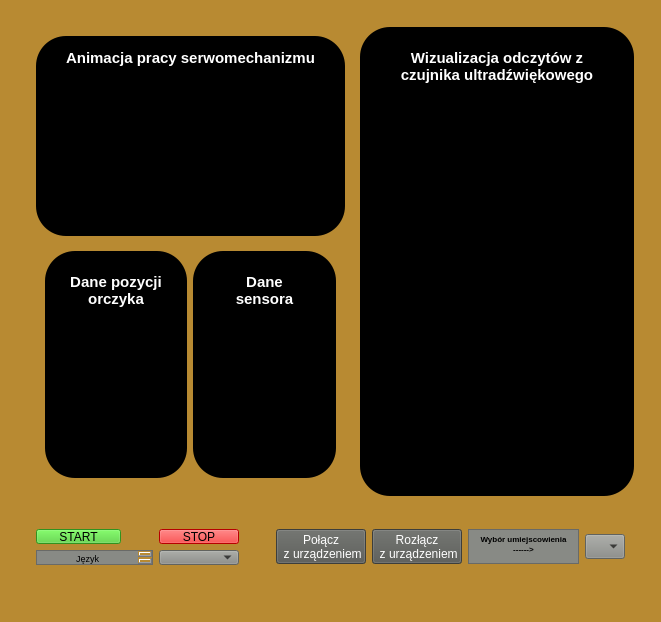
<?xml version="1.0" encoding="UTF-8"?>
<ui version="4.0">
 <class>MainWindow</class>
 <widget class="QMainWindow" name="MainWindow">
  <property name="geometry">
   <rect>
    <x>0</x>
    <y>0</y>
    <width>661</width>
    <height>622</height>
   </rect>
  </property>
  <property name="minimumSize">
   <size>
    <width>661</width>
    <height>622</height>
   </size>
  </property>
  <property name="windowTitle">
   <string>MainWindow</string>
  </property>
  <property name="styleSheet">
   <string notr="true">background-color: rgb(184, 138, 50);</string>
  </property>
  <widget class="QWidget" name="OknoApka">
   <layout class="QGridLayout" name="gridLayout_7">
    <item row="0" column="0">
     <widget class="QWidget" name="Opcje_2" native="true">
      <layout class="QGridLayout" name="WszystkieOpcje">
       <item row="1" column="0">
        <widget class="QWidget" name="Przyciski" native="true">
         <property name="maximumSize">
          <size>
           <width>16777215</width>
           <height>71</height>
          </size>
         </property>
         <layout class="QHBoxLayout" name="horizontalLayout">
          <item>
           <widget class="QWidget" name="StartIStop_2" native="true">
            <layout class="QGridLayout" name="StartIStop">
             <item row="0" column="0">
              <widget class="QPushButton" name="Start">
               <property name="maximumSize">
                <size>
                 <width>85</width>
                 <height>61</height>
                </size>
               </property>
               <property name="styleSheet">
                <string notr="true">color: rgb(0, 0, 0);
background-color: rgb(68, 204, 43);</string>
               </property>
               <property name="text">
                <string>START</string>
               </property>
              </widget>
             </item>
             <item row="2" column="1">
              <widget class="QComboBox" name="comboBox">
               <property name="styleSheet">
                <string notr="true">background-color: rgb(136, 138, 133);</string>
               </property>
              </widget>
             </item>
             <item row="0" column="1">
              <widget class="QPushButton" name="Stop">
               <property name="maximumSize">
                <size>
                 <width>85</width>
                 <height>16777215</height>
                </size>
               </property>
               <property name="styleSheet">
                <string notr="true">color: rgb(0, 0, 0);
background-color: rgb(255, 0, 0);</string>
               </property>
               <property name="text">
                <string>STOP</string>
               </property>
              </widget>
             </item>
             <item row="2" column="0">
              <widget class="QTextBrowser" name="textBrowser_2">
               <property name="styleSheet">
                <string notr="true">color: rgb(0, 0, 0);
background-color: rgb(136, 138, 133);</string>
               </property>
               <property name="html">
                <string>&lt;!DOCTYPE HTML PUBLIC &quot;-//W3C//DTD HTML 4.0//EN&quot; &quot;http://www.w3.org/TR/REC-html40/strict.dtd&quot;&gt;
&lt;html&gt;&lt;head&gt;&lt;meta name=&quot;qrichtext&quot; content=&quot;1&quot; /&gt;&lt;style type=&quot;text/css&quot;&gt;
p, li { white-space: pre-wrap; }
&lt;/style&gt;&lt;/head&gt;&lt;body style=&quot; font-family:'Ubuntu'; font-size:11pt; font-weight:400; font-style:normal;&quot;&gt;
&lt;p align=&quot;center&quot; style=&quot; margin-top:0px; margin-bottom:0px; margin-left:0px; margin-right:0px; -qt-block-indent:0; text-indent:0px;&quot;&gt;&lt;span style=&quot; font-size:7pt;&quot;&gt;Język&lt;/span&gt;&lt;/p&gt;&lt;/body&gt;&lt;/html&gt;</string>
               </property>
              </widget>
             </item>
            </layout>
           </widget>
          </item>
          <item>
           <widget class="QLabel" name="Dioda">
            <property name="maximumSize">
             <size>
              <width>40</width>
              <height>53</height>
             </size>
            </property>
            <property name="whatsThis">
             <string>&lt;html&gt;&lt;head/&gt;&lt;body&gt;&lt;p&gt;&lt;br/&gt;&lt;/p&gt;&lt;/body&gt;&lt;/html&gt;</string>
            </property>
            <property name="text">
             <string/>
            </property>
            <property name="pixmap">
             <pixmap resource="../zasoby.qrc">:/diody/czerwona</pixmap>
            </property>
            <property name="scaledContents">
             <bool>false</bool>
            </property>
            <property name="textInteractionFlags">
             <set>Qt::LinksAccessibleByKeyboard|Qt::LinksAccessibleByMouse</set>
            </property>
           </widget>
          </item>
          <item>
           <spacer name="SprezynaOpcji">
            <property name="orientation">
             <enum>Qt::Horizontal</enum>
            </property>
            <property name="sizeHint" stdset="0">
             <size>
              <width>40</width>
              <height>20</height>
             </size>
            </property>
           </spacer>
          </item>
          <item>
           <widget class="QWidget" name="OpcjePrzyciskow" native="true">
            <layout class="QGridLayout" name="Opcje">
             <item row="0" column="3">
              <widget class="QComboBox" name="WyborUmiejscowienia">
               <property name="maximumSize">
                <size>
                 <width>40</width>
                 <height>25</height>
                </size>
               </property>
               <property name="styleSheet">
                <string notr="true">background-color: rgb(136, 138, 133);</string>
               </property>
              </widget>
             </item>
             <item row="0" column="1">
              <widget class="QPushButton" name="Rozlacz">
               <property name="maximumSize">
                <size>
                 <width>110</width>
                 <height>35</height>
                </size>
               </property>
               <property name="styleSheet">
                <string notr="true">color: rgb(255, 255, 255);
background-color: rgb(85, 87, 83);
</string>
               </property>
               <property name="text">
                <string>Rozłącz
 z urządzeniem</string>
               </property>
              </widget>
             </item>
             <item row="0" column="0">
              <widget class="QPushButton" name="Polacz">
               <property name="maximumSize">
                <size>
                 <width>109</width>
                 <height>35</height>
                </size>
               </property>
               <property name="styleSheet">
                <string notr="true">color: rgb(255, 255, 255);
background-color: rgb(85, 87, 83);
</string>
               </property>
               <property name="text">
                <string>Połącz
 z urządzeniem</string>
               </property>
              </widget>
             </item>
             <item row="0" column="2">
              <widget class="QTextBrowser" name="textBrowser">
               <property name="maximumSize">
                <size>
                 <width>250</width>
                 <height>35</height>
                </size>
               </property>
               <property name="styleSheet">
                <string notr="true">color: rgb(0, 0, 0);
background-color: rgb(136, 138, 133);</string>
               </property>
               <property name="html">
                <string>&lt;!DOCTYPE HTML PUBLIC &quot;-//W3C//DTD HTML 4.0//EN&quot; &quot;http://www.w3.org/TR/REC-html40/strict.dtd&quot;&gt;
&lt;html&gt;&lt;head&gt;&lt;meta name=&quot;qrichtext&quot; content=&quot;1&quot; /&gt;&lt;style type=&quot;text/css&quot;&gt;
p, li { white-space: pre-wrap; }
&lt;/style&gt;&lt;/head&gt;&lt;body style=&quot; font-family:'Ubuntu'; font-size:11pt; font-weight:400; font-style:normal;&quot;&gt;
&lt;p align=&quot;center&quot; style=&quot; margin-top:0px; margin-bottom:0px; margin-left:0px; margin-right:0px; -qt-block-indent:0; text-indent:0px;&quot;&gt;&lt;span style=&quot; font-size:6pt; font-weight:600;&quot;&gt;Wybór umiejscowienia&lt;/span&gt;&lt;/p&gt;
&lt;p align=&quot;center&quot; style=&quot; margin-top:0px; margin-bottom:0px; margin-left:0px; margin-right:0px; -qt-block-indent:0; text-indent:0px;&quot;&gt;&lt;span style=&quot; font-size:6pt; font-weight:600;&quot;&gt;------&amp;gt;&lt;/span&gt;&lt;/p&gt;&lt;/body&gt;&lt;/html&gt;</string>
               </property>
              </widget>
             </item>
            </layout>
           </widget>
          </item>
         </layout>
        </widget>
       </item>
       <item row="0" column="0">
        <widget class="QWidget" name="OknaDanychIRysunkow_2" native="true">
         <layout class="QGridLayout" name="OknaDanychIRysunkow">
          <item row="0" column="1">
           <widget class="QWidget" name="Mapa" native="true">
            <property name="minimumSize">
             <size>
              <width>274</width>
              <height>370</height>
             </size>
            </property>
            <property name="styleSheet">
             <string notr="true">color: rgb(255, 255, 255);
background-color: rgb(0, 0, 0);
border-radius: 30px;</string>
            </property>
            <layout class="QGridLayout" name="gridLayout_5">
             <item row="0" column="0">
              <widget class="QWidget" name="Mapa_2" native="true">
               <layout class="QGridLayout" name="gridLayout_4">
                <item row="1" column="0">
                 <widget class="Scena_Sonaru" name="widget" native="true">
                  <property name="maximumSize">
                   <size>
                    <width>16777215</width>
                    <height>2000</height>
                   </size>
                  </property>
                 </widget>
                </item>
                <item row="2" column="0">
                 <widget class="QWidget" name="Miejsca_2" native="true">
                  <property name="minimumSize">
                   <size>
                    <width>240</width>
                    <height>40</height>
                   </size>
                  </property>
                  <property name="maximumSize">
                   <size>
                    <width>16777215</width>
                    <height>40</height>
                   </size>
                  </property>
                  <layout class="QHBoxLayout" name="Miejsca">
                   <item>
                    <spacer name="horizontalSpacer">
                     <property name="orientation">
                      <enum>Qt::Horizontal</enum>
                     </property>
                     <property name="sizeHint" stdset="0">
                      <size>
                       <width>40</width>
                       <height>20</height>
                      </size>
                     </property>
                    </spacer>
                   </item>
                   <item>
                    <widget class="QLabel" name="MiejsceA">
                     <property name="text">
                      <string/>
                     </property>
                     <property name="pixmap">
                      <pixmap resource="../zasoby.qrc">:/diody/czerwona</pixmap>
                     </property>
                     <property name="scaledContents">
                      <bool>true</bool>
                     </property>
                    </widget>
                   </item>
                   <item>
                    <spacer name="SprezynaAB">
                     <property name="orientation">
                      <enum>Qt::Horizontal</enum>
                     </property>
                     <property name="sizeHint" stdset="0">
                      <size>
                       <width>40</width>
                       <height>20</height>
                      </size>
                     </property>
                    </spacer>
                   </item>
                   <item>
                    <widget class="QLabel" name="MiejsceB">
                     <property name="text">
                      <string/>
                     </property>
                     <property name="pixmap">
                      <pixmap resource="../zasoby.qrc">:/diody/czerwona</pixmap>
                     </property>
                     <property name="scaledContents">
                      <bool>true</bool>
                     </property>
                    </widget>
                   </item>
                   <item>
                    <spacer name="SprezynaBC">
                     <property name="orientation">
                      <enum>Qt::Horizontal</enum>
                     </property>
                     <property name="sizeHint" stdset="0">
                      <size>
                       <width>40</width>
                       <height>20</height>
                      </size>
                     </property>
                    </spacer>
                   </item>
                   <item>
                    <widget class="QLabel" name="MiejsceC">
                     <property name="text">
                      <string/>
                     </property>
                     <property name="pixmap">
                      <pixmap resource="../zasoby.qrc">:/diody/czerwona</pixmap>
                     </property>
                     <property name="scaledContents">
                      <bool>true</bool>
                     </property>
                    </widget>
                   </item>
                   <item>
                    <spacer name="horizontalSpacer_2">
                     <property name="orientation">
                      <enum>Qt::Horizontal</enum>
                     </property>
                     <property name="sizeHint" stdset="0">
                      <size>
                       <width>40</width>
                       <height>20</height>
                      </size>
                     </property>
                    </spacer>
                   </item>
                  </layout>
                 </widget>
                </item>
                <item row="0" column="0">
                 <widget class="QTextBrowser" name="NazwaOknaMapa">
                  <property name="maximumSize">
                   <size>
                    <width>16777215</width>
                    <height>51</height>
                   </size>
                  </property>
                  <property name="html">
                   <string>&lt;!DOCTYPE HTML PUBLIC &quot;-//W3C//DTD HTML 4.0//EN&quot; &quot;http://www.w3.org/TR/REC-html40/strict.dtd&quot;&gt;
&lt;html&gt;&lt;head&gt;&lt;meta name=&quot;qrichtext&quot; content=&quot;1&quot; /&gt;&lt;style type=&quot;text/css&quot;&gt;
p, li { white-space: pre-wrap; }
&lt;/style&gt;&lt;/head&gt;&lt;body style=&quot; font-family:'Ubuntu'; font-size:11pt; font-weight:400; font-style:normal;&quot;&gt;
&lt;p align=&quot;center&quot; style=&quot; margin-top:0px; margin-bottom:0px; margin-left:0px; margin-right:0px; -qt-block-indent:0; text-indent:0px;&quot;&gt;&lt;span style=&quot; font-weight:600;&quot;&gt;Wizualizacja odczytów z czujnika ultradźwiękowego&lt;/span&gt;&lt;/p&gt;&lt;/body&gt;&lt;/html&gt;</string>
                  </property>
                 </widget>
                </item>
               </layout>
              </widget>
             </item>
            </layout>
           </widget>
          </item>
          <item row="0" column="0" alignment="Qt::AlignHCenter|Qt::AlignVCenter">
           <widget class="QWidget" name="OknaDanychISerwa_2" native="true">
            <property name="minimumSize">
             <size>
              <width>327</width>
              <height>447</height>
             </size>
            </property>
            <layout class="QGridLayout" name="OknaDanychISerwa">
             <item row="1" column="0">
              <widget class="QWidget" name="OknaDanych" native="true">
               <layout class="QGridLayout" name="OknoDanych">
                <item row="0" column="0">
                 <widget class="QWidget" name="Dane_Serwo" native="true">
                  <property name="minimumSize">
                   <size>
                    <width>132</width>
                    <height>197</height>
                   </size>
                  </property>
                  <property name="styleSheet">
                   <string notr="true">color: rgb(255, 255, 255);
background-color: rgb(0, 0, 0);
border-radius: 30px;</string>
                  </property>
                  <layout class="QGridLayout" name="gridLayout_2">
                   <item row="0" column="0">
                    <widget class="QWidget" name="DaneOrczyka" native="true">
                     <layout class="QVBoxLayout" name="verticalLayout">
                      <item>
                       <widget class="QTextBrowser" name="TekstDaneOrczyka">
                        <property name="maximumSize">
                         <size>
                          <width>16777215</width>
                          <height>51</height>
                         </size>
                        </property>
                        <property name="html">
                         <string>&lt;!DOCTYPE HTML PUBLIC &quot;-//W3C//DTD HTML 4.0//EN&quot; &quot;http://www.w3.org/TR/REC-html40/strict.dtd&quot;&gt;
&lt;html&gt;&lt;head&gt;&lt;meta name=&quot;qrichtext&quot; content=&quot;1&quot; /&gt;&lt;style type=&quot;text/css&quot;&gt;
p, li { white-space: pre-wrap; }
&lt;/style&gt;&lt;/head&gt;&lt;body style=&quot; font-family:'Ubuntu'; font-size:11pt; font-weight:400; font-style:normal;&quot;&gt;
&lt;p align=&quot;center&quot; style=&quot; margin-top:0px; margin-bottom:0px; margin-left:0px; margin-right:0px; -qt-block-indent:0; text-indent:0px;&quot;&gt;&lt;span style=&quot; font-weight:600;&quot;&gt;Dane pozycji orczyka&lt;/span&gt;&lt;/p&gt;&lt;/body&gt;&lt;/html&gt;</string>
                        </property>
                       </widget>
                      </item>
                      <item>
                       <widget class="QTextBrowser" name="DanePozycjiOrczyka"/>
                      </item>
                     </layout>
                    </widget>
                   </item>
                  </layout>
                 </widget>
                </item>
                <item row="0" column="1">
                 <widget class="QWidget" name="Dane_Mapa" native="true">
                  <property name="minimumSize">
                   <size>
                    <width>132</width>
                    <height>197</height>
                   </size>
                  </property>
                  <property name="styleSheet">
                   <string notr="true">color: rgb(255, 255, 255);
background-color: rgb(0, 0, 0);
border-radius: 30px;</string>
                  </property>
                  <layout class="QGridLayout" name="gridLayout_3">
                   <item row="0" column="0">
                    <widget class="QWidget" name="DaneSensora" native="true">
                     <layout class="QVBoxLayout" name="verticalLayout_2">
                      <item>
                       <widget class="QTextBrowser" name="TekstDaneMapa">
                        <property name="maximumSize">
                         <size>
                          <width>16777215</width>
                          <height>51</height>
                         </size>
                        </property>
                        <property name="html">
                         <string>&lt;!DOCTYPE HTML PUBLIC &quot;-//W3C//DTD HTML 4.0//EN&quot; &quot;http://www.w3.org/TR/REC-html40/strict.dtd&quot;&gt;
&lt;html&gt;&lt;head&gt;&lt;meta name=&quot;qrichtext&quot; content=&quot;1&quot; /&gt;&lt;style type=&quot;text/css&quot;&gt;
p, li { white-space: pre-wrap; }
&lt;/style&gt;&lt;/head&gt;&lt;body style=&quot; font-family:'Ubuntu'; font-size:11pt; font-weight:400; font-style:normal;&quot;&gt;
&lt;p align=&quot;center&quot; style=&quot; margin-top:0px; margin-bottom:0px; margin-left:0px; margin-right:0px; -qt-block-indent:0; text-indent:0px;&quot;&gt;&lt;span style=&quot; font-weight:600;&quot;&gt;Dane sensora&lt;/span&gt;&lt;/p&gt;&lt;/body&gt;&lt;/html&gt;</string>
                        </property>
                       </widget>
                      </item>
                      <item>
                       <widget class="QTextBrowser" name="TekstDaneOOdleglosci">
                        <property name="html">
                         <string>&lt;!DOCTYPE HTML PUBLIC &quot;-//W3C//DTD HTML 4.0//EN&quot; &quot;http://www.w3.org/TR/REC-html40/strict.dtd&quot;&gt;
&lt;html&gt;&lt;head&gt;&lt;meta name=&quot;qrichtext&quot; content=&quot;1&quot; /&gt;&lt;style type=&quot;text/css&quot;&gt;
p, li { white-space: pre-wrap; }
&lt;/style&gt;&lt;/head&gt;&lt;body style=&quot; font-family:'Ubuntu'; font-size:11pt; font-weight:400; font-style:normal;&quot;&gt;
&lt;p align=&quot;center&quot; style=&quot;-qt-paragraph-type:empty; margin-top:0px; margin-bottom:0px; margin-left:0px; margin-right:0px; -qt-block-indent:0; text-indent:0px;&quot;&gt;&lt;br /&gt;&lt;/p&gt;&lt;/body&gt;&lt;/html&gt;</string>
                        </property>
                       </widget>
                      </item>
                     </layout>
                    </widget>
                   </item>
                  </layout>
                 </widget>
                </item>
               </layout>
              </widget>
             </item>
             <item row="0" column="0">
              <widget class="QWidget" name="Serwo" native="true">
               <property name="sizePolicy">
                <sizepolicy hsizetype="Expanding" vsizetype="Expanding">
                 <horstretch>0</horstretch>
                 <verstretch>0</verstretch>
                </sizepolicy>
               </property>
               <property name="minimumSize">
                <size>
                 <width>272</width>
                 <height>200</height>
                </size>
               </property>
               <property name="styleSheet">
                <string notr="true">color: rgb(255, 255, 255);
background-color: rgb(0, 0, 0);
border-radius: 30px;</string>
               </property>
               <layout class="QGridLayout" name="gridLayout">
                <item row="0" column="0">
                 <widget class="QTextBrowser" name="TextAnimacjaSerwa">
                  <property name="maximumSize">
                   <size>
                    <width>16777215</width>
                    <height>30</height>
                   </size>
                  </property>
                  <property name="html">
                   <string>&lt;!DOCTYPE HTML PUBLIC &quot;-//W3C//DTD HTML 4.0//EN&quot; &quot;http://www.w3.org/TR/REC-html40/strict.dtd&quot;&gt;
&lt;html&gt;&lt;head&gt;&lt;meta name=&quot;qrichtext&quot; content=&quot;1&quot; /&gt;&lt;style type=&quot;text/css&quot;&gt;
p, li { white-space: pre-wrap; }
&lt;/style&gt;&lt;/head&gt;&lt;body style=&quot; font-family:'Ubuntu'; font-size:11pt; font-weight:400; font-style:normal;&quot;&gt;
&lt;p align=&quot;center&quot; style=&quot; margin-top:0px; margin-bottom:0px; margin-left:0px; margin-right:0px; -qt-block-indent:0; text-indent:0px;&quot;&gt;&lt;span style=&quot; font-weight:600;&quot;&gt;Animacja pracy serwomechanizmu&lt;/span&gt;&lt;/p&gt;&lt;/body&gt;&lt;/html&gt;</string>
                  </property>
                 </widget>
                </item>
                <item row="1" column="0" alignment="Qt::AlignHCenter|Qt::AlignVCenter">
                 <widget class="QLabel" name="AnimacjaSerwa">
                  <property name="maximumSize">
                   <size>
                    <width>291</width>
                    <height>146</height>
                   </size>
                  </property>
                  <property name="text">
                   <string/>
                  </property>
                  <property name="pixmap">
                   <pixmap resource="../zasoby.qrc">:/serwo/serwo0</pixmap>
                  </property>
                  <property name="scaledContents">
                   <bool>true</bool>
                  </property>
                  <property name="alignment">
                   <set>Qt::AlignCenter</set>
                  </property>
                  <property name="wordWrap">
                   <bool>false</bool>
                  </property>
                 </widget>
                </item>
               </layout>
              </widget>
             </item>
            </layout>
           </widget>
          </item>
         </layout>
        </widget>
       </item>
      </layout>
     </widget>
    </item>
   </layout>
  </widget>
  <widget class="QMenuBar" name="menubar">
   <property name="geometry">
    <rect>
     <x>0</x>
     <y>0</y>
     <width>661</width>
     <height>22</height>
    </rect>
   </property>
  </widget>
  <widget class="QStatusBar" name="statusbar"/>
  <action name="actionPolacz_z_urzadzeniem">
   <property name="text">
    <string>Polacz z urzadzeniem</string>
   </property>
  </action>
  <action name="actionRozlocz_z_urzadzeniem">
   <property name="text">
    <string>Rozlacz z urzadzeniem</string>
   </property>
  </action>
 </widget>
 <customwidgets>
  <customwidget>
   <class>Scena_Sonaru</class>
   <extends>QWidget</extends>
   <header>scena_sonaru.hh</header>
   <container>1</container>
  </customwidget>
 </customwidgets>
 <resources>
  <include location="../zasoby.qrc"/>
 </resources>
 <connections>
  <connection>
   <sender>Polacz</sender>
   <signal>clicked()</signal>
   <receiver>Dioda</receiver>
   <slot>update()</slot>
   <hints>
    <hint type="sourcelabel">
     <x>319</x>
     <y>552</y>
    </hint>
    <hint type="destinationlabel">
     <x>227</x>
     <y>553</y>
    </hint>
   </hints>
  </connection>
  <connection>
   <sender>Rozlacz</sender>
   <signal>clicked()</signal>
   <receiver>Dioda</receiver>
   <slot>update()</slot>
   <hints>
    <hint type="sourcelabel">
     <x>379</x>
     <y>543</y>
    </hint>
    <hint type="destinationlabel">
     <x>231</x>
     <y>540</y>
    </hint>
   </hints>
  </connection>
 </connections>
 <slots>
  <slot>clicked()</slot>
 </slots>
</ui>
